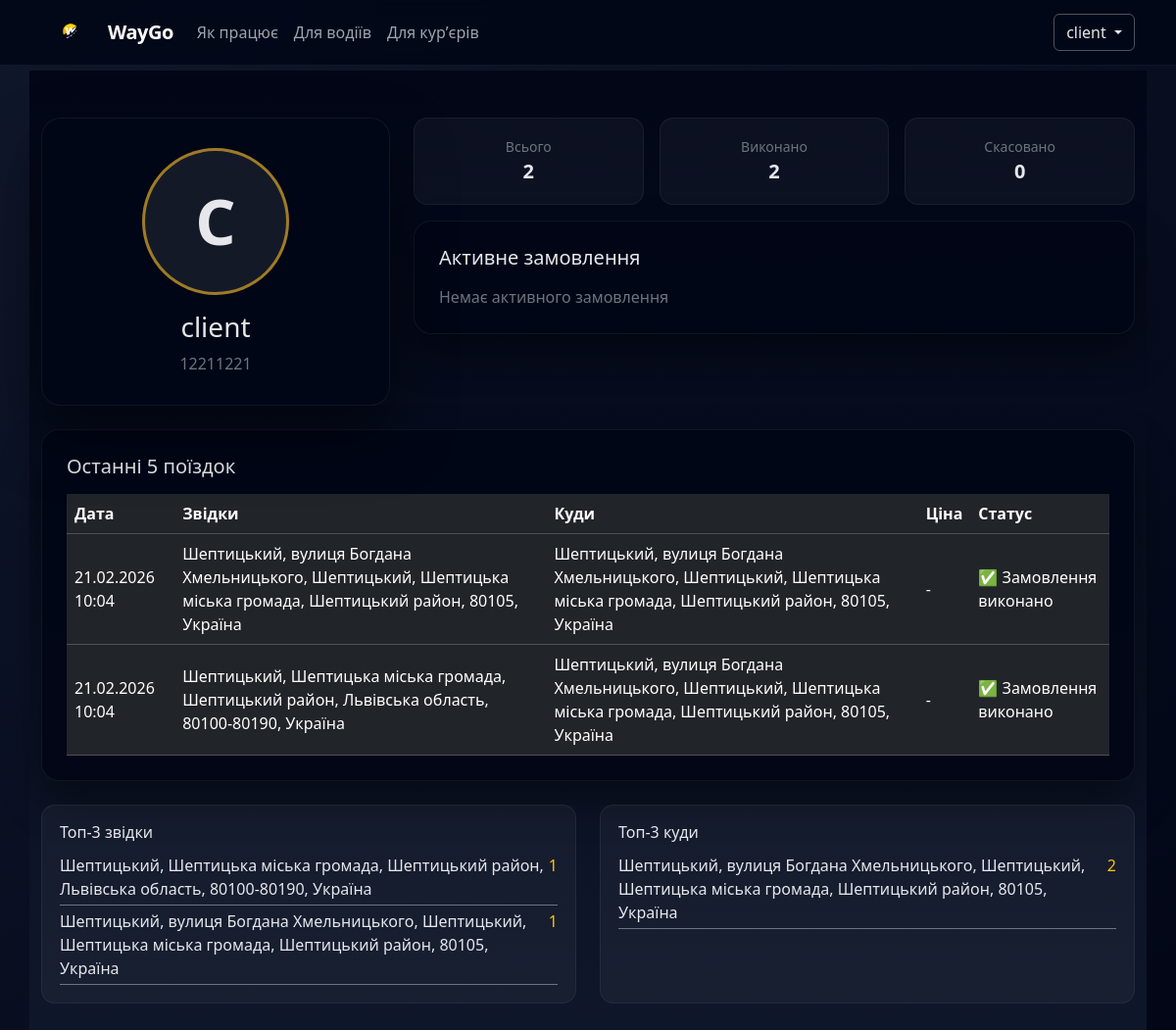
Screenshot of /clients/client_profile/ (signed in) with the database file from the repository.
### users/models.py (models this page shows, shortened)
class User(AbstractUser):
    ROLE_CHOICE = (
        ("client", "Client"),
        ("driver", "Driver"),
        ("courier", "Courier"),
    )
    REQUIRED_FIELDS = ["email", "phone"]
    phone = models.CharField(max_length=20, unique=True)
    role = models.CharField(max_length=30,choices=ROLE_CHOICE,default="client")

### orders/models.py (models this page shows, shortened)
class TaxiOrder(models.Model):
    STATUS_CHOICES = (
        ("searching", "Пошук водія"),
        ("accepted", "🚕 Водій прийняв замовлення"),
        ("on_the_way", "🚗 Водій їде до вас"),
        ("arrived", "📍 Водій на місці"),
        ("completed", "✅ Замовлення виконано"),
        ("cancelled", "Скасовано"),
    )
    client = models.ForeignKey(settings.AUTH_USER_MODEL,on_delete=models.CASCADE,related_name="taxi_orders")
    driver = models.ForeignKey(Driver,on_delete=models.SET_NULL,null=True,blank=True,related_name="orders")
    comment = models.TextField(blank=True,null=True)
    price = models.DecimalField(max_digits=8,decimal_places=2,blank=True,null=True)
    pickup_address = models.CharField(max_length=255)
    destination_address = models.CharField(max_length=255)
    city = models.CharField(max_length=100)
    status = models.CharField(max_length=20,choices=STATUS_CHOICES,default="searching")
    create_at = models.DateTimeField(auto_now_add=True)

### clients/views.py (the view)
# urls.py: path("client_profile/", client_profile, name="client_profile"),
def client_profile(request):
    user = request.user
    taxi_qs = TaxiOrder.objects.filter(client=user).order_by("-create_at")
    active_taxi_order = taxi_qs.filter(status__in=["searching", "accepted", "on_the_way", "arrived"]).first()
    completed_qs = taxi_qs.filter(status="completed")
    recent_trips = taxi_qs[:5]
    top_pickups = (
        completed_qs
        .values("pickup_address")
        .annotate(total=Count("id"))
        .order_by("-total", "pickup_address")[:3]
    )
    top_destination = (
        completed_qs
        .values("destination_address")
        .annotate(total=Count("id"))
        .order_by("-total", "destination_address")[:3]
    )
    context = {
        "active_taxi_order": active_taxi_order,
        "recent_trips": recent_trips,
        "top_pickups": top_pickups,
        "top_destination": top_destination,
        "all_trips": taxi_qs.count(),
        "completed_trips": completed_qs.count(),
        "cancelled_trips": taxi_qs.filter(status="cancelled").count(),
    }
    return render(request,"clients/client_profile.html" , context)

### templates/clients/client_profile.html (shortened to what this page needs)
{% extends "base.html" %}
{% load static %}
{% block content %}
<div class="container client-layout py-5">
    <div class="row g-4">
        <div class="col-md-4">
            <div class="profile-card text-center h-100">
                <div class="avatar-placeholder">
                    {{ request.user.username|slice:":1"|upper }}
                </div>
                <h3 class="mt-3">{{ request.user.username }}</h3>
                <p class="text-secondary mb-0">{{ request.user.phone }}</p>
            </div>
        </div>
        <div class="col-md-8">
            <div class="row g-3">
                <div class="col-4">
                    <div class="stat-box text-center">
                        <div class="small text-secondary">Всього</div>
                        <div class="fs-5 fw-bold">{{ all_trips }}</div>
                    </div>
                </div>
                <div class="col-4">
                    <div class="stat-box text-center">
                        <div class="small text-secondary">Виконано</div>
                        <div class="fs-5 fw-bold">{{ completed_trips }}</div>
                    </div>
                </div>
                <div class="col-4">
                    <div class="stat-box text-center">
                        <div class="small text-secondary">Скасовано</div>
                        <div class="fs-5 fw-bold">{{ cancelled_trips }}</div>
                    </div>
                </div>
            </div>
            <div class="order-card-modern mt-3">
                <h5 class="mb-3">Активне замовлення</h5>
                {% if active_taxi_order %}
                    <p><b>Звідки:</b><br>{{ active_taxi_order.pickup_address }}</p>
                    <p><b>Куди:</b><br>{{ active_taxi_order.destination_address }}</p>
                    <p><b>Статус:</b> {{ active_taxi_order.get_status_display }}</p>
                {% else %}
                    <div class="text-secondary">Немає активного замовлення</div>
                {% endif %}
            </div>
        </div>
        <div class="col-12">
            <div class="order-card-modern">
                <h5 class="mb-3">Останні 5 поїздок</h5>
                {% if recent_trips %}
                    <div class="table-responsive">
                        <table class="table table-dark table-hover align-middle mb-0">
                            <thead>
                                <tr>
                                    <th>Дата</th>
                                    <th>Звідки</th>
                                    <th>Куди</th>
                                    <th>Ціна</th>
                                    <th>Статус</th>
                                </tr>
                            </thead>
                            <tbody>
                                {% for trip in recent_trips %}
                                <tr>
                                    <td>{{ trip.create_at|date:"d.m.Y H:i" }}</td>
                                    <td>{{ trip.pickup_address }}</td>
                                    <td>{{ trip.destination_address }}</td>
                                    <td>{{ trip.price|default:"-" }}</td>
                                    <td>{{ trip.get_status_display }}</td>
                                </tr>
                                {% endfor %}
                            </tbody>
                        </table>
                    </div>
                {% else %}
                    <div class="text-secondary">Ще немає поїздок</div>
                {% endif %}
            </div>
        </div>
        <div class="col-md-6">
            <div class="stat-box h-100">
                <h6 class="mb-2">Топ-3 звідки</h6>
                {% if top_pickups %}
                    {% for item in top_pickups %}
                        <div class="d-flex justify-content-between py-1 border-bottom border-secondary">
                            <span>{{ item.pickup_address }}</span>
                            <span class="text-warning">{{ item.total }}</span>
                        </div>
                    {% endfor %}
                {% else %}
                    <div class="text-secondary">Немає даних</div>
                {% endif %}
            </div>
        </div>
        <div class="col-md-6">
            <div class="stat-box h-100">
                <h6 class="mb-2">Топ-3 куди</h6>
                {% if top_destination %}
                    {% for item in top_destination %}
                        <div class="d-flex justify-content-between py-1 border-bottom border-secondary">
                            <span>{{ item.destination_address }}</span>
                            <span class="text-warning">{{ item.total }}</span>
                        </div>
                    {% endfor %}
                {% else %}
                    <div class="text-secondary">Немає даних</div>
                {% endif %}
            </div>
        </div>
    </div>
</div>
{% endblock %}

### templates/base.html (shortened to what this page needs)
<!DOCTYPE html>
<html lang="en">
<head>
    {% load static %}
    <link href="https://cdn.jsdelivr.net/npm/bootstrap@5.3.3/dist/css/bootstrap.min.css" rel="stylesheet">
    <link rel="stylesheet" href="{% static 'core/style.css' %}">
</head>
<body>
  <nav class="navbar navbar-expand-lg navbar-dark fixed-top">
      <div class="container">
        <a href="{% url 'home' %}" class="navbar-brand fw-bold d-flex align-items-center">
          <img src="{% static 'img/logo.png' %}" height="40" class="me-2">
          WayGo
        </a>
        <div class="collapse navbar-collapse" id="mainNavbar">
          <ul class="navbar-nav me-auto mb-2 mb-lg-0">
            <li class="nav-item">
              <a href="#how" class="nav-link">Як працює</a>
            </li>
            <li class="nav-item">
              <a href="#drivers" class="nav-link">Для водіїв</a>
            </li>
            <li class="nav-item">
              <a href="#couriers" class="nav-link">Для курʼєрів</a>
            </li>
          </ul>
          <div class="d-flex align-items-center gap-2">
            {% if user.is_authenticated %}
              <div class="dropdown">
              <button class="btn btn-outline-light dropdown-toggle" data-bs-toggle="dropdown">
                {% if user.role == "driver" and user.driver %}
                    {{ user.driver.user.username }}
                {% elif user.role == "courier" and user.courier %}
                    {{ user.courier.user.username }}
                {% else %}
                    {{ user.username }}
                {% endif %}
              </button>
              </div>
            {% else %}
              <a href="{% url 'login' %}" class="btn btn-outline-light">Увійти</a>
              <a href="{% url 'register' %}" class="btn btn-warning">Зареєструватися</a>
            {% endif %}
          </div>
        </div>
      </div>
    </nav>
<main>
    {% block content %}
    {% endblock %}
</main>
</body>
</html>

### static/core/style.css (style rules this page uses)
body { margin-top: 72px; }
.navbar { background: rgba(2, 6, 23, 0.85) !important; border-bottom: 1px solid rgba(255,255,255,0.06); backdrop-filter: blur(8px); }
.navbar-brand { font-weight: 687; letter-spacing: -0.5px; }
.navbar-brand img { border-radius: 8px; }
.navbar .nav-link { color: #9ca3af !important; font-weight: 500; }
.navbar .btn-outline-light { border-color: rgba(255,255,255,0.3); color: #e5e7eb; }

### templates/clients/client_profile.html (style rules this page uses)
body { min-height: 100vh; background: linear-gradient(140deg, #0f172a, #020617); color: #e5e7eb; }
.client-layout { min-height: 100vh; background: linear-gradient(180deg, #020617, #0f172a); color: #e5e7eb; }
.profile-card { display: flex; flex-direction: column; background: rgba(2,6,23,0.85); border-radius: 20px; align-items: center; justify-content: flex-start; padding: 30px; border: 1px solid rgba(255,255,255,.06); box-shadow: 0 30px 60px rgba(0,0,0,.5); backdrop-filter: blur(12px); }
.avatar-placeholder { width: 150px; height: 150px; border-radius: 50%; background: rgba(255,255,255,.08); display: flex; align-items: center; justify-content: center; font-size: 65px; font-weight: bold; border: 3px solid rgba(251,191,36,.6); }
.stat-box { background: rgba(255,255,255,0.04); padding: 18px; border-radius: 14px; border: 1px solid rgba(255,255,255,.06); transition: .25s; }
.order-card-modern { background: rgba(2,6,23,0.9); border-radius: 18px; padding: 25px; border: 1px solid rgba(255,255,255,.06); box-shadow: 0 20px 40px rgba(0,0,0,.4); }

### rows the page displays
User: username "client", user.username "C", user.username "client", user.phone "12211221"
TaxiOrder: create_at "21.02.2026 10:04", pickup_address "Шептицький, вулиця Богдана Хмельницького, Шептицький, Шептицька міська громада, Шептицький район, 80105, Україна", destination_address "Шептицький, вулиця Богдана Хмельницького, Шептицький, Шептицька міська громада, Шептицький район, 80105, Україна", price "-", status "✅ Замовлення виконано"
TaxiOrder: create_at "21.02.2026 10:04", pickup_address "Шептицький, Шептицька міська громада, Шептицький район, Львівська область, 80100-80190, Україна", destination_address "Шептицький, вулиця Богдана Хмельницького, Шептицький, Шептицька міська громада, Шептицький район, 80105, Україна", price "-", status "✅ Замовлення виконано"

### other values shown
{{ all_trips }} "2"
{{ completed_trips }} "2"
{{ cancelled_trips }} "0"
{{ item.pickup_address }} "Шептицький, Шептицька міська громада, Шептицький район, Львівська область, 80100-80190, Україна" "Шептицький, вулиця Богдана Хмельницького, Шептицький, Шептицька міська громада, Шептицький район, 80105, Україна"
{{ item.total }} "1" "1"
{{ item.destination_address }} "Шептицький, вулиця Богдана Хмельницького, Шептицький, Шептицька міська громада, Шептицький район, 80105, Україна"
{{ item.total }} "2"
